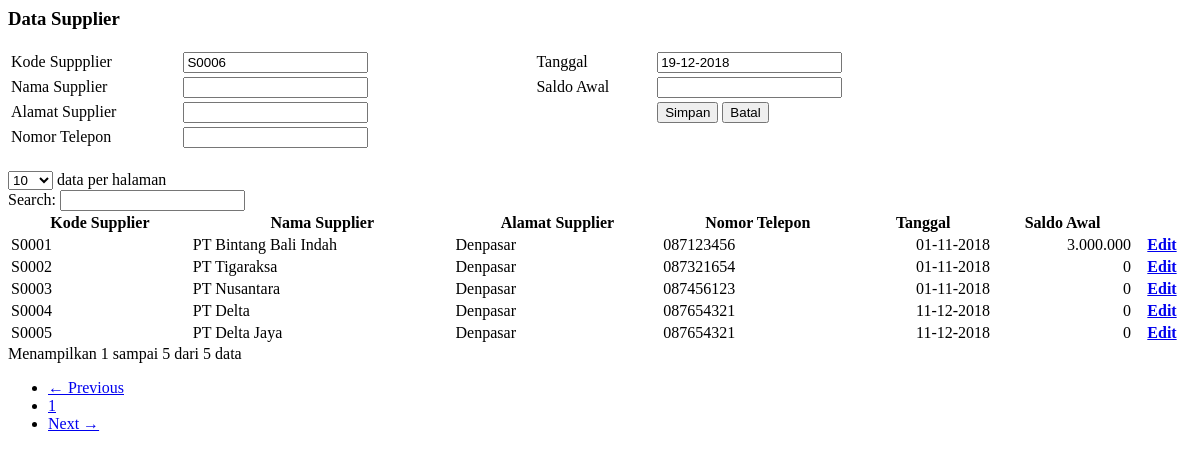
Before: /pages/data_supplier.php with the older database file.
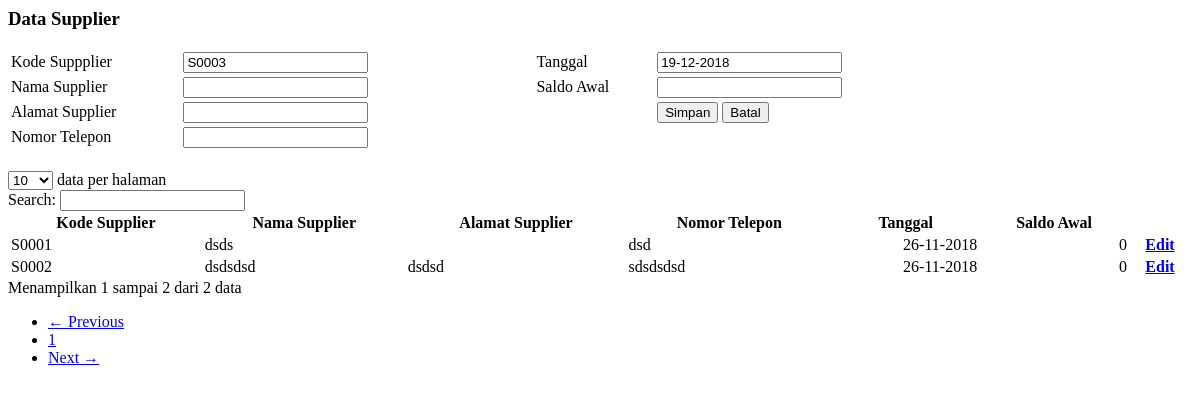
After: the same page with the newer database file.
### tables this page shows
CREATE TABLE `tabel_supplier` (
  `id_supplier` int(11) NOT NULL AUTO_INCREMENT,
  `kode_supplier` varchar(5) DEFAULT NULL,
  `nama_supplier` varchar(200) DEFAULT NULL,
  `alamat_supplier` text,
  `telepon_supplier` varchar(15) DEFAULT NULL,
  `tanggal` varchar(10) DEFAULT NULL,
  `saldo_awal` double DEFAULT NULL,
  PRIMARY KEY (`id_supplier`)
);

### pages/data_supplier.php (the view, shortened to what this page needs)
<?php
require "koneksi.php";
$querykode=mysqli_query($con,"select * from tabel_supplier order by id_supplier desc limit 1");
$datakode=mysqli_fetch_array($querykode);
if (mysqli_num_rows($querykode) > 0)
{
	$kodemak=(int) substr($datakode[kode_supplier], 2, 4);
	$kodemak++;
	$kodesp = S . sprintf("%04s", $kodemak);
}
else
{
	$kodesp = "S0001";
}
if ($_GET[id])
{
	$cekdata=mysqli_query($con,"select * from tabel_supplier where id_supplier='$_GET[id]'");
	$dataada=mysqli_fetch_array($cekdata);
	$kdsp = $dataada[kode_supplier];
	$cekdataj=mysqli_query($con,"select * from tabel_jurnal where referensi='$kdsp' and keterangan='Saldo Awal'");
	$dataadaj=mysqli_fetch_array($cekdataj);
	$kdspj = $dataadaj[id_jurnal];
	$tgl=date("d-m-Y", strtotime($dataada[tanggal]));
}
else {
	$kdsp=$kodesp;
	$tgl=date("d-m-Y");
}
?>
<link href="dist/css/jquery-ui.css" rel="stylesheet" type="text/css" />
<div class="box" style="min-height: 450px;">
    <div class="box-header">
      <h3 class="box-title">Data Supplier</h3>
    </div>
    <div class="box-body">
		<form id="simpanvac" name="simpanvac" method="post" action="?page=data_supplier" data-toggle="validator" role="form">
		<table width="80%" border="0">
		  <tr>
		    <td>Kode Suppplier</td>
		    <td><input type="text" name="kdsp" id="kdsp" value="<?php echo $kdsp;?>" readonly="readonly" class="form-control" /></td>
			<td width="50"></td>
		    <td>Tanggal</td>
		    <td>
				<input type="text" name="tglsp" id="tglsp" value="<?php echo $tgl;?>" class="form-control" required />
			</td>
		  </tr>
		  <tr>
		    <td>Nama Supplier</td>
		    <td><input type="text" name="nmsp" id="nmsp" value="<?php echo $dataada[nama_supplier];?>" class="form-control" required  /></td>
			<td></td>
		    <td>Saldo Awal</td>
		    <td>
				<input type="text" name="sasp" id="sasp" class="form-control" value="<?php echo $dataada[saldo_awal];?>" onkeydown="return numbersonly(this, event);" onkeyup="javascript:tandaPemisahTitik(this);" onkeypress="javascript:tandaPemisahTitik(this);"  /></td>
		  </tr>
		  <tr>
		    <td>Alamat Supplier</td>
		    <td><input type="text" name="almsp" id="almsp" class="form-control" value="<?php echo $dataada[alamat_supplier];?>" class="form-control" /></td>
		    <td></td>
			<td>&nbsp;</td>
		    <td>
		    	<input type="submit" name="simpan" class="btn btn-sm btn-primary" value="Simpan">
			    <a href="?page=data_supplier"><input type="button" name="batal" class="btn btn-sm btn-primary" value="Batal"></a>
		  </tr>
		  <tr>
		    <td>Nomor Telepon</td>
		    <td><input type="text" name="telpsp" id="telpsp" class="form-control" value="<?php echo $dataada[telepon_supplier];?>" class="form-control" required   /></td>
		    <td></td>
			<td>&nbsp;</td>
		    <td>&nbsp;</td>
		  </tr>
		</table>
	</form>
		<div style="margin-top: 20px;">
		<table width="100%" class="table table-bordered" id="tabel">
		<thead>
		  <tr>
		    <th>Kode Supplier</th>
		    <th>Nama Supplier</th>
			<th>Alamat Supplier</th>
			<th>Nomor Telepon</th>
			<th>Tanggal</th>
		    <th>Saldo Awal</th>
			<th></th>
		  </tr>
		</thead>
		<tbody>
			<?php
			$query=mysqli_query($con,"select * from tabel_supplier order by kode_supplier asc");
		  while($q=mysqli_fetch_array($query)){
		  ?>
		  <tr>
		    <td><?php echo $q['kode_supplier']?></td>
		    <td><?php echo $q['nama_supplier']?></td>
			<td><?php echo $q['alamat_supplier']?></td>
			<td><?php echo $q['telepon_supplier']?></td>
		   <td align="right" ><?php echo date('d-m-Y',strtotime($q['tanggal'])) ; ?></td>
		    <td align="right"><?php echo number_format($q['saldo_awal'],0,',','.')?></td>
		   <th>
		   	<a class="btn btn-sm btn-success" href="?page=data_supplier&id=<?php echo $q[id_supplier];?>">Edit</a>
		   </th>
		  </tr>
		  <?php
		  }
		  ?>
		</tbody>
		</table>
	</div></div>
</div>

Changed rows visible on the page:
removed tabel_supplier: kode_supplier "S0001", nama_supplier "PT Bintang Bali Indah", alamat_supplier "Denpasar", telepon_supplier "087123456", tanggal "01-11-2018", saldo_awal "3.000.000"
removed tabel_supplier: kode_supplier "S0002", nama_supplier "PT Tigaraksa", alamat_supplier "Denpasar", telepon_supplier "087321654", tanggal "01-11-2018", saldo_awal "0"
removed tabel_supplier: kode_supplier "S0003", nama_supplier "PT Nusantara", alamat_supplier "Denpasar", telepon_supplier "087456123", tanggal "01-11-2018", saldo_awal "0"
removed tabel_supplier: kode_supplier "S0004", nama_supplier "PT Delta", alamat_supplier "Denpasar", telepon_supplier "087654321", tanggal "11-12-2018", saldo_awal "0"
removed tabel_supplier: kode_supplier "S0005", nama_supplier "PT Delta Jaya", alamat_supplier "Denpasar", telepon_supplier "087654321", tanggal "11-12-2018", saldo_awal "0"
added tabel_supplier: kode_supplier "S0001", nama_supplier "dsds", telepon_supplier "dsd", tanggal "26-11-2018", saldo_awal "0"
added tabel_supplier: kode_supplier "S0002", nama_supplier "dsdsdsd", alamat_supplier "dsdsd", telepon_supplier "sdsdsdsd", tanggal "26-11-2018", saldo_awal "0"
Other visible differences:
form field kdsp: "S0006" → "S0003"
text written by a page script: "data per halaman Search: Menampilkan 1 sampai 5 dari 5 data ← Previous 1 Next →" → "data per halaman Search: Menampilkan 1 sampai 2 dari 2 data ← Previous 1 Next →"
